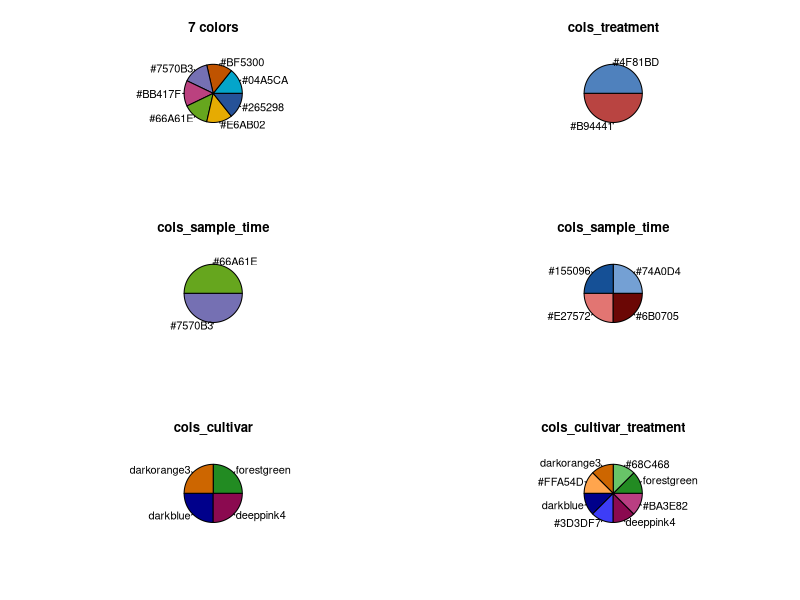
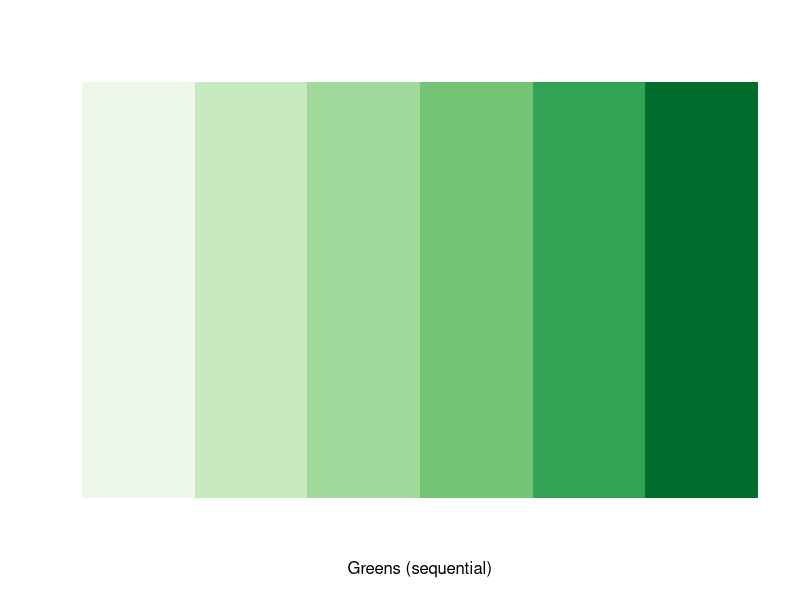
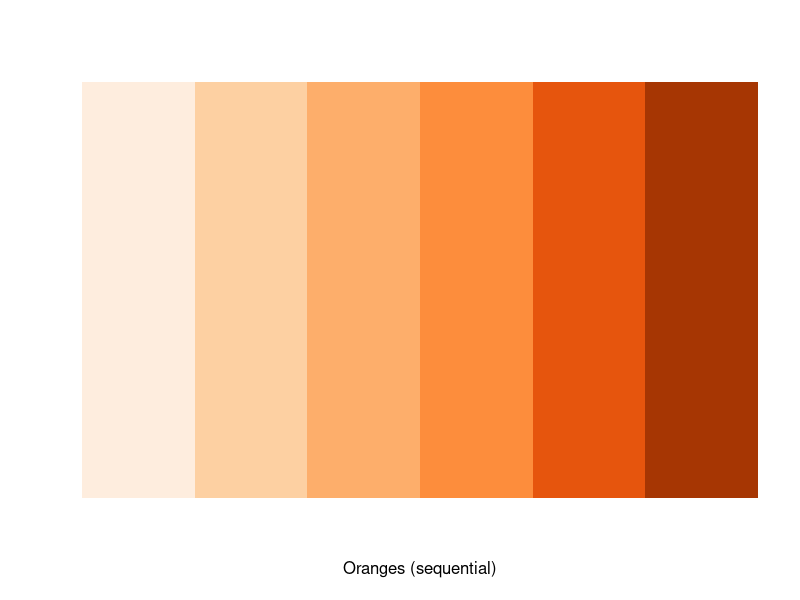
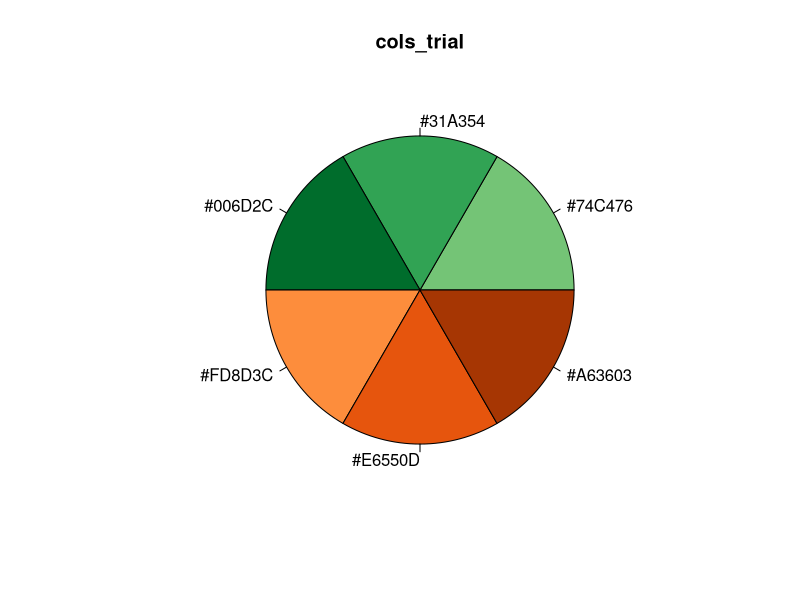

Write the R code that produced these figures, in order.

##############
### colors ###
##############

library(RColorBrewer)

#mypalette = palette( brewer.pal(7, "Dark2"))
#pie(1:7,brewer.pal(7, "Dark2"), col=mypalette)
#brewer.pal(7, "Dark2")
# "#1B9E77" "#D95F02" "#7570B3" "#E7298A" "#66A61E" "#E6AB02" "#A6761D"
# tuerkis,   orange,   lila,     pink,     gruen,     gelb,     ocker

par(mfrow=c(3,2))

heike_palette_7 = c("#04A5CA", "#BF5300", "#7570B3", "#BB417F", "#66A61E", "#E6AB02", "#265298")
# tuerkis,   orange,   lila,     pink,     gruen,     gelb,     dunkelblau
pie(rep(1,7),c("#04A5CA", "#BF5300", "#7570B3", "#BB417F", "#66A61E", "#E6AB02", "#265298"), col=heike_palette_7, main="7 colors")

heike_palette_6 = c("#04A5CA", "#BF5300", "#7570B3", "#BB417F", "#66A61E", "#E6AB02")
# tuerkis,   orange,   lila,     pink,     gruen,     gelb
#pie(rep(1,6),c("#04A5CA", "#BF5300", "#7570B3", "#BB417F", "#66A61E", "#E6AB02"), col=heike_palette_6)

heike_palette_5 = c("#04A5CA", "#BF5300", "#7570B3", "#BB417F", "#66A61E")
# tuerkis,   orange,   lila,     pink,     gruen
#pie(rep(1,5),c("#04A5CA", "#BF5300", "#7570B3", "#BB417F", "#66A61E"), col=heike_palette_5)

heike_palette_4 = c("#04A5CA", "#BF5300", "#7570B3", "#BB417F")
# tuerkis,   orange,   lila,     pink
#pie(rep(1,4),c("#04A5CA", "#BF5300", "#7570B3", "#BB417F"), col=heike_palette_4)

heike_palette_2 = c("#BF5300", "#265298")
# blau rot
#pie(rep(1,2),c("#BF5300", "#265298"), col=c("#BF5300", "#265298"))

cols_treatment <- c("#4F81BD", "#B94441") # e.g. control / stress
pie(rep(1,2), cols_treatment, col=cols_treatment, main="cols_treatment")

cols_sample_time2 <- c("#66A61E", "#7570B3") # 2 time points
#                       gruen        lila
pie(rep(1,2), cols_sample_time2, col=cols_sample_time2, main="cols_sample_time")

cols_sample_time <- c("#74A0D4", "#155096", "#E27572","#6B0705") # 4 time points
#                       hellblau  dunkelblau hellrot  dunkelrot
pie(rep(1,4), cols_sample_time, col=cols_sample_time, main="cols_sample_time")

cols_treatment_sample_time <- c("#74A0D4", "#E27572", "#155096", "#6B0705") # 4 conditions
#                             hellblau    hellrot   dunkelblau  dunkelrot

cols_early <- c("#74A0D4", "#155096") # 2 time points (early/before - early/after)
#             hellblau  dunkelblau 

cols_late <- c("#E27572","#6B0705") # 2 time points (late/before - late/after)
#               hellrot  dunkelrot

#cols_4B <- c("skyblue", "#FF9973", "darkblue", "orangered4") # 4 conditions
#pie(1:4, cols_4B, col=cols_4B)

cols_cultivar_check <- c("forestgreen", "darkorange3","darkblue", "deeppink4") # 4 cultivars
pie(rep(1,4), cols_cultivar_check, col=cols_cultivar_check, main="cols_cultivar")

cols_cultivar2 <- c("#68C468", "#FFA54D","#3D3DF7", "#BA3E82") # 4 cultivars

cols_cultivar_34 <- rainbow(34) # 34 cultivars

cols_cultivar_treatment <- c("forestgreen","#68C468", "darkorange3","#FFA54D", "darkblue","#3D3DF7", "deeppink4", "#BA3E82") # 4 cultivars / 2 treatments
pie(rep(1,8), cols_cultivar_treatment, col=cols_cultivar_treatment, main="cols_cultivar_treatment")
par(mfrow=c(1,1))

# function to convert R color names to HEX code
func_convert_color_name_to_hex <- function(color_name){
  rgb(red = col2rgb(color_name)[1], green = col2rgb(color_name)[2], blue = col2rgb(color_name)[3], maxColorValue=255)
}

func_convert_color_name_to_hex("forestgreen")
#228B22 --> hell: #68C468
func_convert_color_name_to_hex("darkorange3")
#CD6600 --> hell: #FFA54D
func_convert_color_name_to_hex("darkblue")
#00008B --> hell: #3D3DF7
func_convert_color_name_to_hex("deeppink4")
#8B0A50 --> hell: #BA3E82

cols_treatment_tolerance <- brewer.pal(4, "Paired")

display.brewer.pal(n = 6, name = "Greens")
display.brewer.pal(n = 6, name = "Oranges")

cols_trial <- c (brewer.pal(n = 6, name = "Greens")[4:6], brewer.pal(n = 6, name = "Oranges")[4:6])
pie(rep(1,6), cols_trial, col=cols_trial, main="cols_trial")
# Greens: "#74C476" "#31A354" "#006D2C" --> for field
# Oranges: "#FD8D3C" "#E6550D" "#A63603" --> for greenhouse
# cols_trial <- c("#74C476", "#FD8D3C", "#E6550D", "#A63603", "#31A354", "#006D2C")

# colors for TROST project report
cols_treatment_report <- c("#558ED5", "#77933C") # control/stress
cols_genotype_report <- c("grey", "#BF5300", "#5778B9", "#00756D", "#F7B944") # control/stress
# grey  orange      blau      tuerkis    gelb